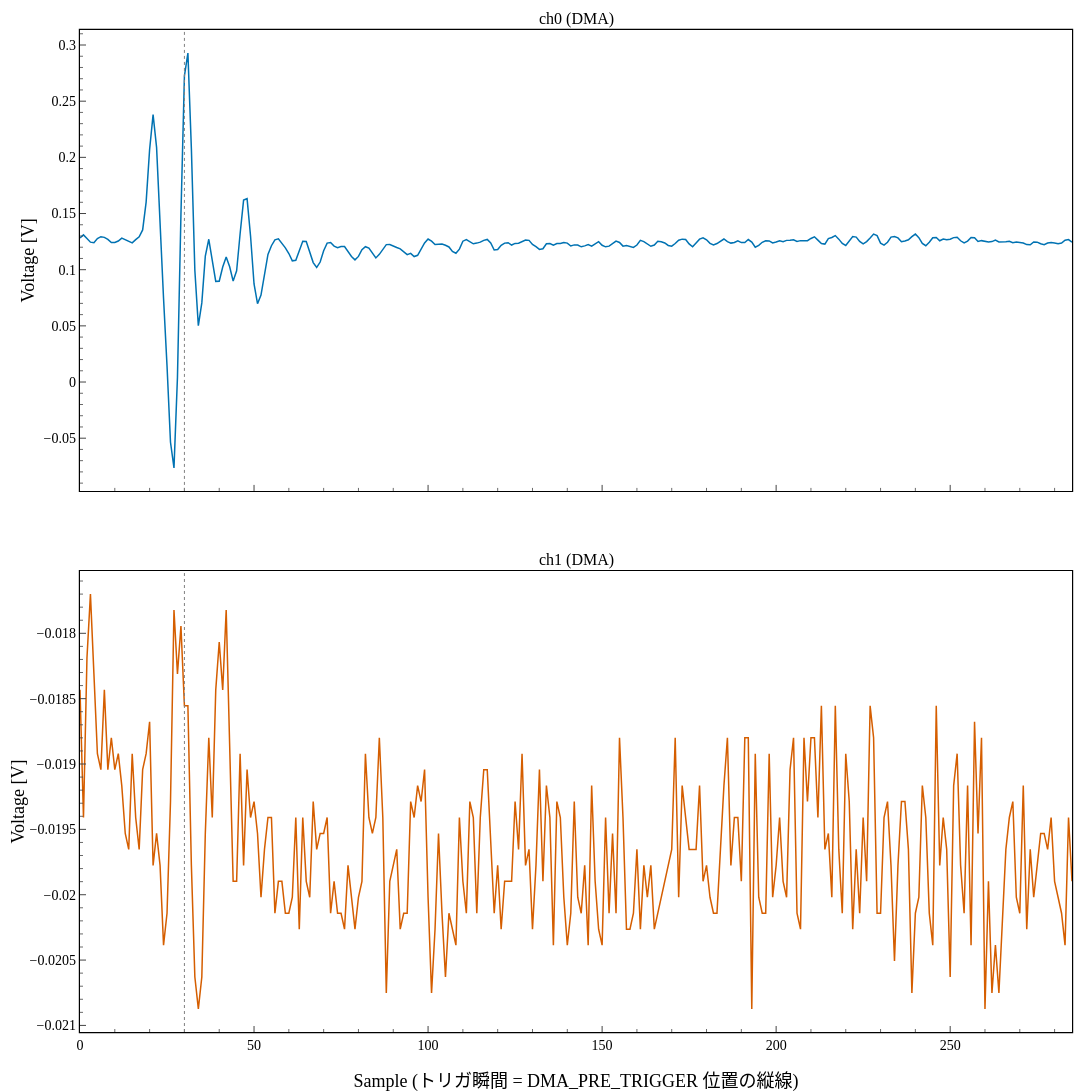

Notebook code for this chart:
### Markdown cell above
### DMA の動作確認（任意：1 ショットだけ取って表示）

Option B のループに入る前に、DMA がちゃんと設定できているかを 1 回だけ取って確かめます。CH1・CH2 を縦にならべて表示します。

### Code cell
daq.setup_dma()
try:
    waveform_arr = daq.acqADC_DMA()
    w, h = paper_style.figsize(rows=2)  # 16:9 per panel, 2 行積み = 1280 x 1440
    fig = make_subplots(rows=2, cols=1, shared_xaxes=True,
                        subplot_titles=('CH1 (DMA)', 'CH2 (DMA)'),
                        vertical_spacing=0.08)
    # pre-trigger + duty サンプル分だけ表示してトリガ前後の様子を確認
    view_n = daq.pre_trigger + daq.duty
    for i, waveform in enumerate(waveform_arr):
        fig.add_trace(go.Scatter(y=waveform[:view_n], mode='lines', name=f'CH{i+1}'),
                      row=i + 1, col=1)
        # トリガ瞬間 (= サンプル daq.pre_trigger) を縦線で示す
        fig.add_vline(x=daq.pre_trigger, line=dict(color='gray', width=1, dash='dot'),
                      row=i + 1, col=1)
    fig.update_xaxes(title_text='Sample (トリガ瞬間 = pre_trigger 位置の縦線)', row=2, col=1)
    fig.update_yaxes(title_text='Voltage [V]')
    fig.update_layout(width=w, height=h, showlegend=False)
    paper_style.show(fig)
    print(f'shape: ch1={waveform_arr[0].shape} ch2={waveform_arr[1].shape}')
    print(f'range ch1: [{waveform_arr[0].min():.4f}, {waveform_arr[0].max():.4f}] V')
    print(f'baseline (ch1, ch2) = ({daq.baseline_ch1*1e3:+.3f}, {daq.baseline_ch2*1e3:+.3f}) mV, '
          f'trig_lvl(delta)={daq.trig_lvl*1e3:.3f} mV → FPGA={daq.threshold_abs_V*1e3:.3f} mV')
finally:
    daq.teardown_dma()

### Figure 1 — Plotly figure (JSON) as saved in the notebook; plotly's stock layout.template omitted (floating-point values rounded to 4 significant figures; data arrays with more than 128 entries replaced by an {"elided": "..."} marker saying what was removed)
{"data": [{"mode": "lines", "name": "ch0", "type": "scatter", "xaxis": "x", "y": {"elided": "286 float values"}, "yaxis": "y"}, {"mode": "lines", "name": "ch1", "type": "scatter", "xaxis": "x2", "y": {"elided": "286 float values"}, "yaxis": "y2"}], "layout": {"annotations": [{"font": {"size": 16}, "showarrow": false, "text": "ch0 (DMA)", "x": 0.5, "xanchor": "center", "xref": "paper", "y": 1, "yanchor": "bottom", "yref": "paper"}, {"font": {"size": 16}, "showarrow": false, "text": "ch1 (DMA)", "x": 0.5, "xanchor": "center", "xref": "paper", "y": 0.46, "yanchor": "bottom", "yref": "paper"}], "height": 1440, "shapes": [{"line": {"color": "gray", "dash": "dot", "width": 1}, "type": "line", "x0": 30, "x1": 30, "xref": "x", "y0": 0, "y1": 1, "yref": "y domain"}, {"line": {"color": "gray", "dash": "dot", "width": 1}, "type": "line", "x0": 30, "x1": 30, "xref": "x2", "y0": 0, "y1": 1, "yref": "y2 domain"}], "showlegend": false, "width": 1280, "xaxis": {"anchor": "y", "domain": [0, 1], "matches": "x2", "showticklabels": false}, "xaxis2": {"anchor": "y2", "domain": [0, 1], "title": {"text": "Sample (トリガ瞬間 = DMA_PRE_TRIGGER 位置の縦線)"}}, "yaxis": {"anchor": "x", "domain": [0.54, 1], "title": {"text": "Voltage [V]"}}, "yaxis2": {"anchor": "x2", "domain": [0, 0.46], "title": {"text": "Voltage [V]"}}}}
